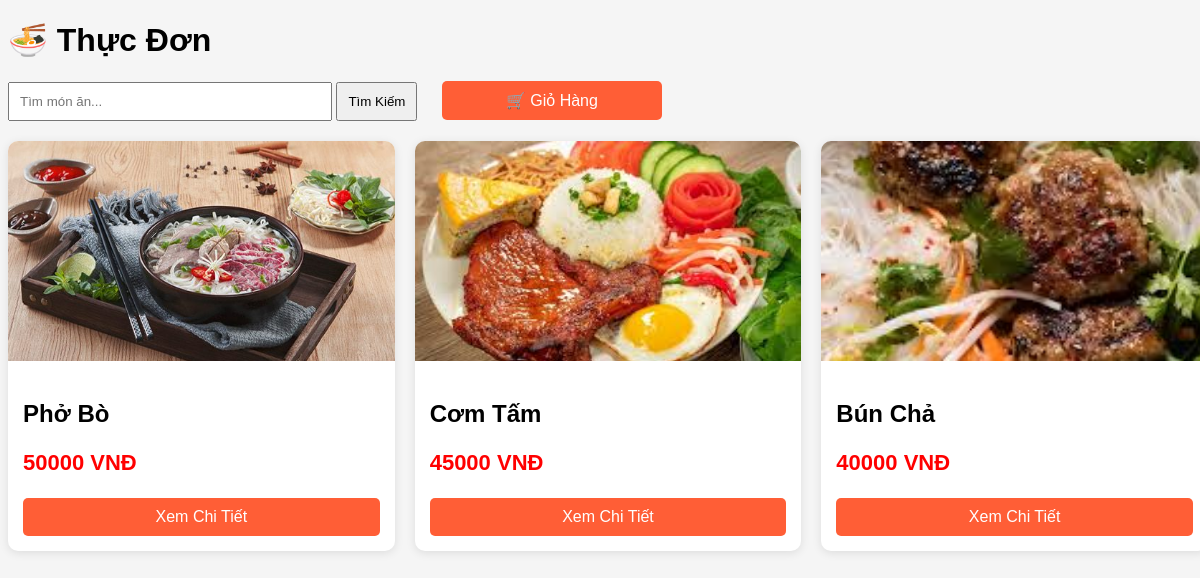
The app's page /customer/menu, older data.
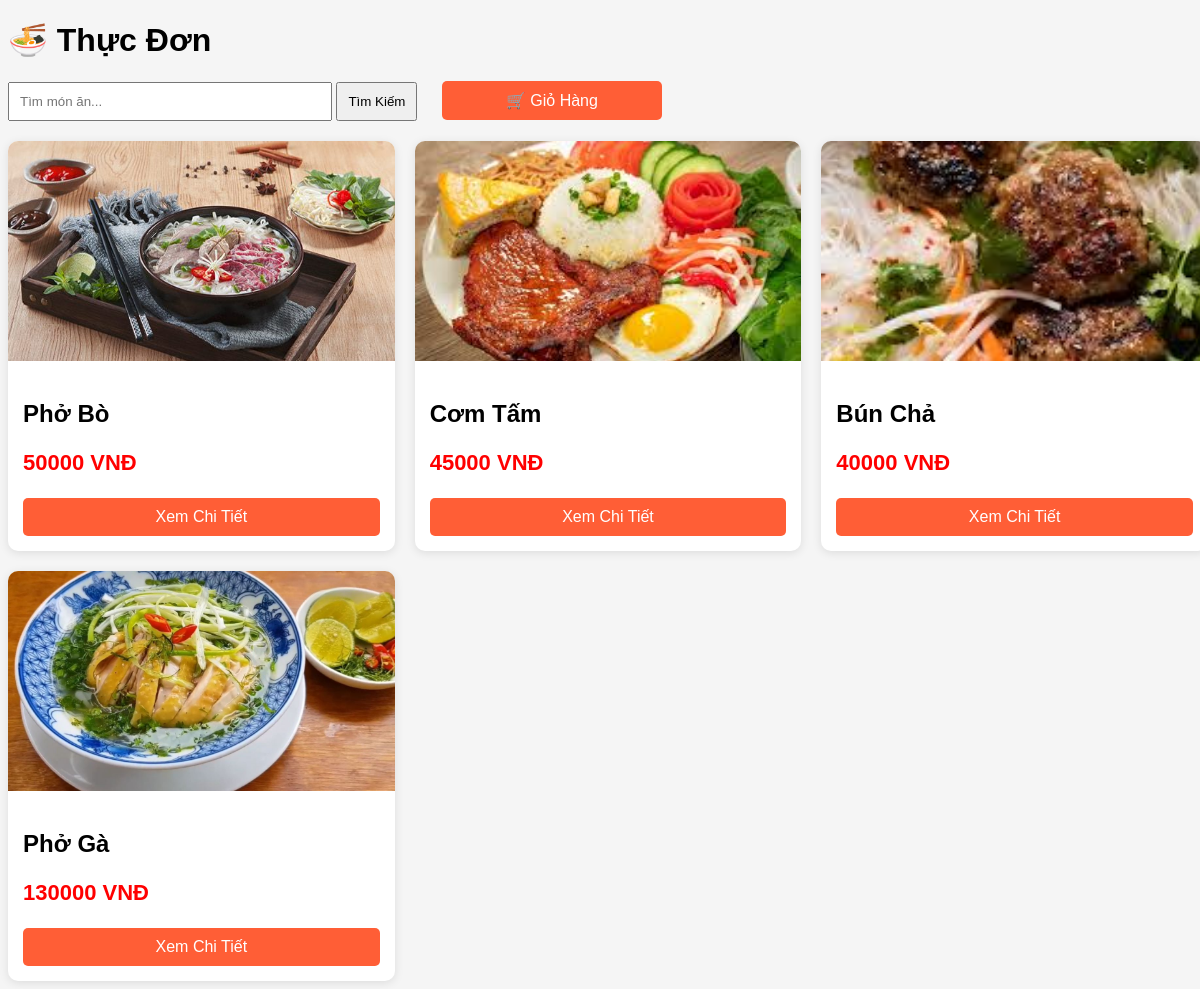
The same page, newer data.
### app.py (models this page shows)
class Food(db.Model):
    id = db.Column(db.Integer, primary_key=True)
    name = db.Column(db.String(100), nullable=False)
    description = db.Column(db.Text)
    price = db.Column(db.Integer)
    image = db.Column(db.String(255))
    chef_id = db.Column(db.Integer, db.ForeignKey('staff.id'))
    staff_ids = db.Column(db.String(255))

### app.py (the view)
@app.route('/customer/menu')
def customer_menu():
    foods = Food.query.all()
    return render_template('customer_menu.html', foods=foods)

### templates/customer_menu.html (shortened to what this page needs)
<!doctype html>
<html>
  <head>
  </head>
  <body>
    <div class="container">
      <h1>🍜 Thực Đơn</h1>
      <form action="/search" method="GET" style="margin-bottom: 20px">
        <input
          type="text"
          name="keyword"
          placeholder="Tìm món ăn..."
          style="padding: 10px; width: 300px"
        />
        <button type="submit" style="padding: 10px">Tìm Kiếm</button>
        <a
          href="/cart"
          class="btn"
          style="display: inline-block; width: 200px; margin-left: 20px"
        >
          🛒 Giỏ Hàng
        </a>
      </form>
      <div class="foods">
        {% for food in foods %}
        <div class="card">
          <img
            src="{{ url_for('static',
filename='food/' + food.image) }}"
          />
          <div class="card-body">
            <h2>{{ food.name }}</h2>
            <p class="price">{{ food.price }} VNĐ</p>
            <a class="btn" href="/food/{{ food.id }}"> Xem Chi Tiết </a>
          </div>
        </div>
        {% endfor %}
      </div>
    </div>
  </body>
</html>

Row changes from the older to the newer data that the page shows:
added Food: image (picture), name "Phở Gà", price "130000"
